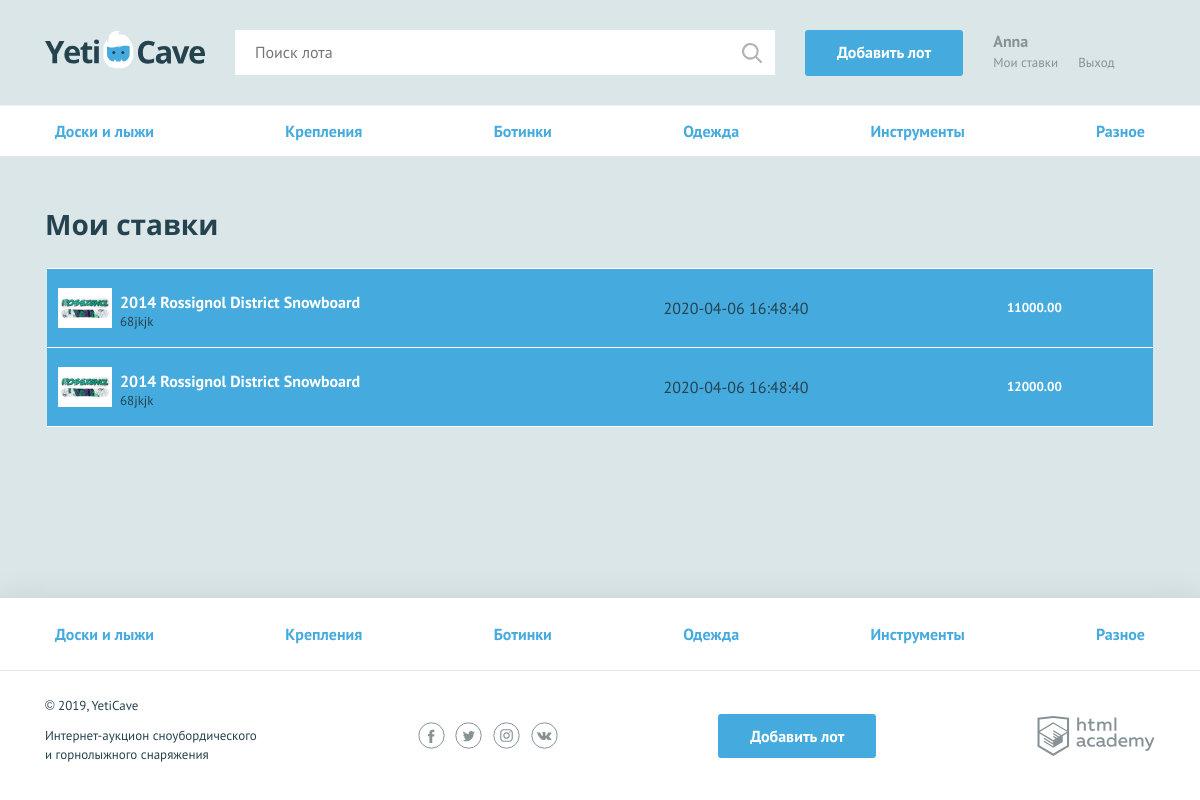
The app's page /myrates.php (signed in) with its own data.
### tables this page shows
CREATE TABLE Categories (
    PRIMARY KEY (id),
    id          INT UNSIGNED NOT NULL AUTO_INCREMENT,
    name        CHAR (50),
    symbol_code CHAR (50),
                UNIQUE (name),
                UNIQUE (symbol_code)
);

CREATE TABLE Rates (
    PRIMARY KEY (id),
    id          INT UNSIGNED          NOT NULL AUTO_INCREMENT,
    user_id     INT UNSIGNED          NOT NULL,
    lot_id      INT UNSIGNED          NOT NULL,
    cost        DECIMAL (12, 2)       NOT NULL,
    date_create DATETIME
);

CREATE TABLE Lots (
    PRIMARY KEY (id),
    id            INT UNSIGNED              NOT NULL AUTO_INCREMENT,
    user_id       INT UNSIGNED              NOT NULL,
    category_id   INT UNSIGNED              NOT NULL,
    winner_id     INT UNSIGNED,
    name          CHAR (255)                NOT NULL,
    detail        TEXT                      NOT NULL,
    cost_start    DECIMAL (12, 2)           NOT NULL,
    step_cost     DECIMAL (12, 2)           NOT NULL,
    photo         CHAR (255),
    date_create   DATETIME                  NOT NULL,
    date_finished DATETIME,
                  FOREIGN KEY (user_id)     REFERENCES Users (id),
                  FOREIGN KEY (category_id) REFERENCES Categories (id),
                  FOREIGN KEY (winner_id)   REFERENCES Users (id)
);

### functions/include_template.php (called while the page is built, shortened)
<?php
function includeTemplate($path, array $data = [])
{
    $path = 'templates/' . $path;
    extract($data);
    require_once $path;
    $page = ob_get_clean();
    return $page;
}

### functions/connect_to_db.php (called while the page is built, shortened)
<?php
function connectToDatabase()
{
    $db_connection = mysqli_connect("localhost", "root", "", "YetiCave");
    mysqli_set_charset($db_connection, "utf8");
    return $db_connection;
}

### functions/query_result.php (called while the page is built, shortened)
<?php
function queryResult($db_connection, $query) {
    $query = mysqli_query($db_connection, $query);
    $result = mysqli_fetch_all($query, MYSQLI_ASSOC);
    return $result;
}

### functions/get_items.php (called while the page is built, shortened)
<?php
function getCategories()
{
    return queryResult(connectToDatabase(), "SELECT id, name, symbol_code FROM Categories ORDER BY id ASC");
}
function getMyRates(int $user_id)
{
    $link = connectToDatabase();
   $sql_get_my_rates = "SELECT Lots.id,
                               Rates.user_id,
                               name,
                               cost,
                               Rates.date_create,
                               photo,
                               winner_id
                        FROM Lots
                        RIGHT JOIN Rates ON lot_id=Lots.id
                        WHERE Rates.user_id=?";
    $stmt = mysqli_prepare($link,   $sql_get_my_rates);
    mysqli_stmt_bind_param($stmt, 'i', $user_id);
    mysqli_stmt_execute($stmt);
    $res = mysqli_stmt_get_result($stmt);
    $result = mysqli_fetch_all($res, MYSQLI_ASSOC);
    return $result;
}
function getUserContacts(int $user_id)
{
    $link = connectToDatabase();
    $sql_get_user_contacts = "SELECT contact FROM Users WHERE id=?";
    $stmt = mysqli_prepare($link,   $sql_get_user_contacts);
    mysqli_stmt_bind_param($stmt, 'i',$user_id);
    mysqli_stmt_execute($stmt);
    mysqli_stmt_bind_result($stmt, $get_user_contacts);
    $result = $get_user_contacts;
    return $result;
}

### templates/menu_lot.php (the view)
<ul class="nav__list container">
    <?php $i = 0; ?>
    <?php while ($i < count($categories)): ?>
        <li class="nav__item">
            <a href="./lots_by_categories.php?page=1&limit=9&id_category_lot=<?= $categories[$i]['id']; ?>"><?= $categories[$i]['name']; ?></a>
        </li>
        <?php $i++; ?>
    <?php endwhile; ?>
</ul>

### templates/myrates_tmp.php (shortened to what this page needs)
<nav class="nav">
<?= $menu_lot; ?>
</nav>
<section class="rates container">
  <h2>Мои ставки</h2>
  <table class="rates__list">
  <?php foreach ($my_rates as $key => $value): ?>
    <?php if (isset($value['winner_id'])): ?>
      <tr class="rates__item rates__item--win">
      <td class="rates__info">
        <div class="rates__img">
          <img src="<?= $value['photo']; ?>" width="54" height="40" alt="Сноуборд">
        </div>
        <div>
        <h3 class="rates__title"><a href="lot.php?id=<?= $value['id']; ?>"><?= $value['name']; ?></a></h3>
        <p><?= $user_contacts; ?></p>
    </div>
      </td>
      <td class="rates__timer">
      <?= $value['date_create']; ?>
      </td>
      <td class="rates__price">
        <?= $value['cost']; ?>
      </td>
    </tr>
    <?php endif; ?>
    <?php endforeach; ?>
  </table>
</section>

### templates/layout.php (shortened to what this page needs)
<!DOCTYPE html>
<html lang="ru">
<?= $head; ?>
<body>
<div class="page-wrapper">
    <header class="main-header">
        <div class="main-header__container container">
            <a class="main-header__logo" href="/index.php">
                <img src="../img/logo.svg" width="160" height="39" alt="Логотип компании YetiCave">
            </a>
            <form class="main-header__search" method="get" action="/search.php" autocomplete="off">
                <input type="search" name="search" placeholder="Поиск лота">
                <input class="main-header__search-btn" type="submit" name="find" value="Найти">
            </form>
            <a class="main-header__add-lot button" href="/add.php">Добавить лот</a>
            <nav class="user-menu">
                <?php if (isset($_SESSION['user'])): ?>
                    <div class="user-menu__logged">
                        <p><?php print($user_name); ?></p>
                        <a class="user-menu__bets" href="/myrates.php">Мои ставки</a>
                        <a class="user-menu__logout" href="/logout.php">Выход</a>
                    </div>
                <?php endif; ?>
            </nav>
        </div>
    </header>
    <main>
    <?= $content; ?>
    </main>
</div>
<footer class="main-footer">
    <nav class="nav">
        <ul class="nav__list container">
            <?php $i = 0; ?>
            <?php while ($i < count($categories)): ?>
                <li class="nav__item">
                    <a href="/lots_by_categories.php?page=1&limit=9&id_category_lot=<?= $categories[$i]['id']; ?>"><?= $categories[$i]['name']; ?></a>
                </li>
                <?php $i++; ?>
            <?php endwhile; ?>
        </ul>
    </nav>
    <div class="main-footer__bottom container">
        <div class="main-footer__copyright">
            <p>© 2019, YetiCave</p>
            <p>Интернет-аукцион сноубордического и горнолыжного снаряжения</p>
        </div>
        <div class="main-footer__social social">
            <a class="social__link social__link--facebook" href="#">
            </a>
            <a class="social__link social__link--twitter" href="#">
            </a>
            <a class="social__link social__link--instagram" href="#">
            </a>
            <a class="social__link social__link--vkontakte" href="#">
            </a>
        </div>
        <a class="main-footer__add-lot button" href="/add.php">Добавить лот</a>
        <div class="main-footer__developed-by">
            <a class="logo-academy" href="https://htmlacademy.ru/intensive/php">
            </a>
        </div>
    </div>
</footer>
</body>
</html>

### records on screen
categories: name "Доски и лыжи"
categories: name "Крепления"
categories: name "Ботинки"
categories: name "Одежда"
categories: name "Инструменты"
categories: name "Разное"
rates: lot.photo (picture), lot.name "2014 Rossignol District Snowboard", date_create "2020-04-06 16:48:40", cost "11000.00"
rates: lot.photo (picture), lot.name "2014 Rossignol District Snowboard", date_create "2020-04-06 16:48:40", cost "12000.00"

### other values on screen
$user_name "Anna"
